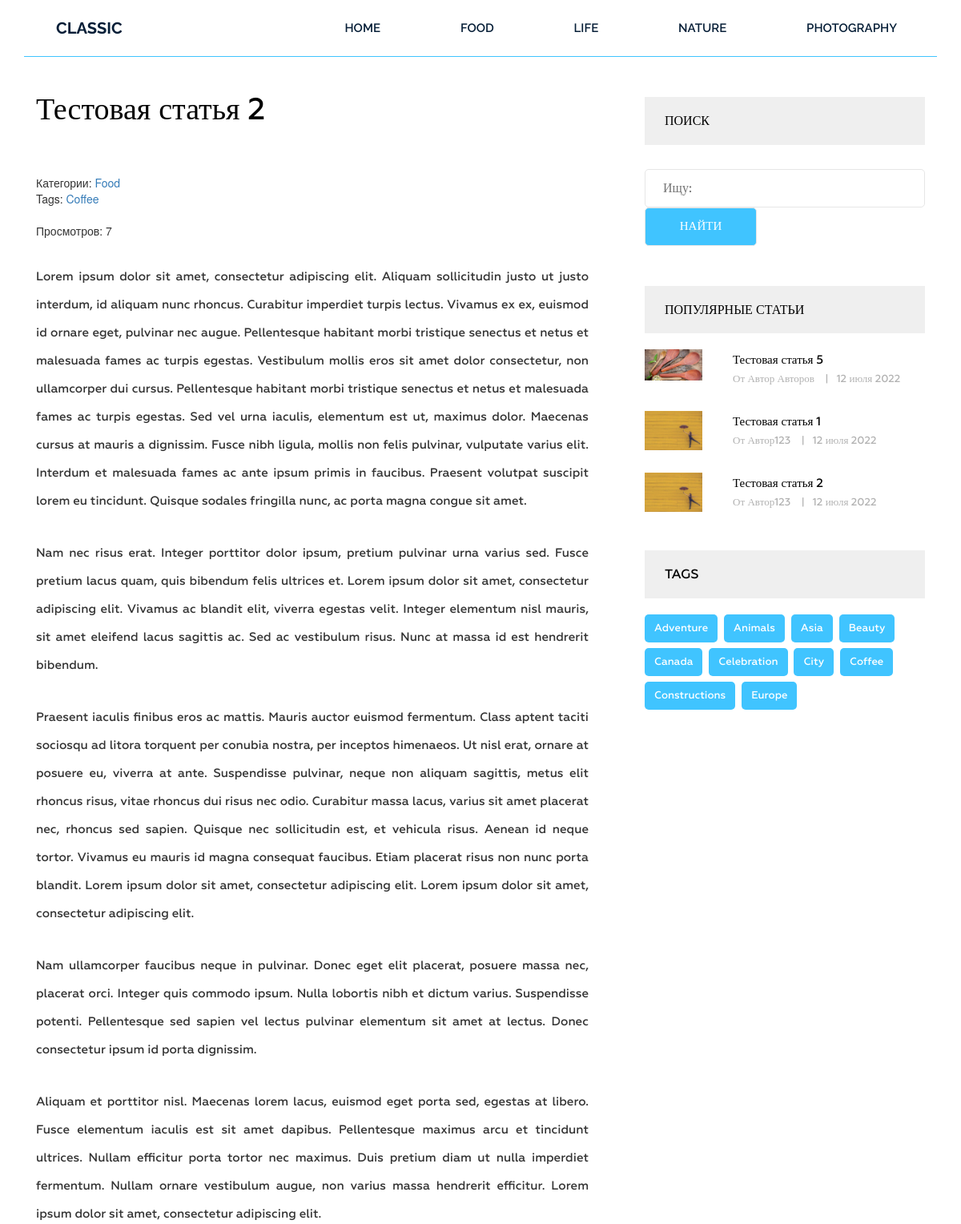
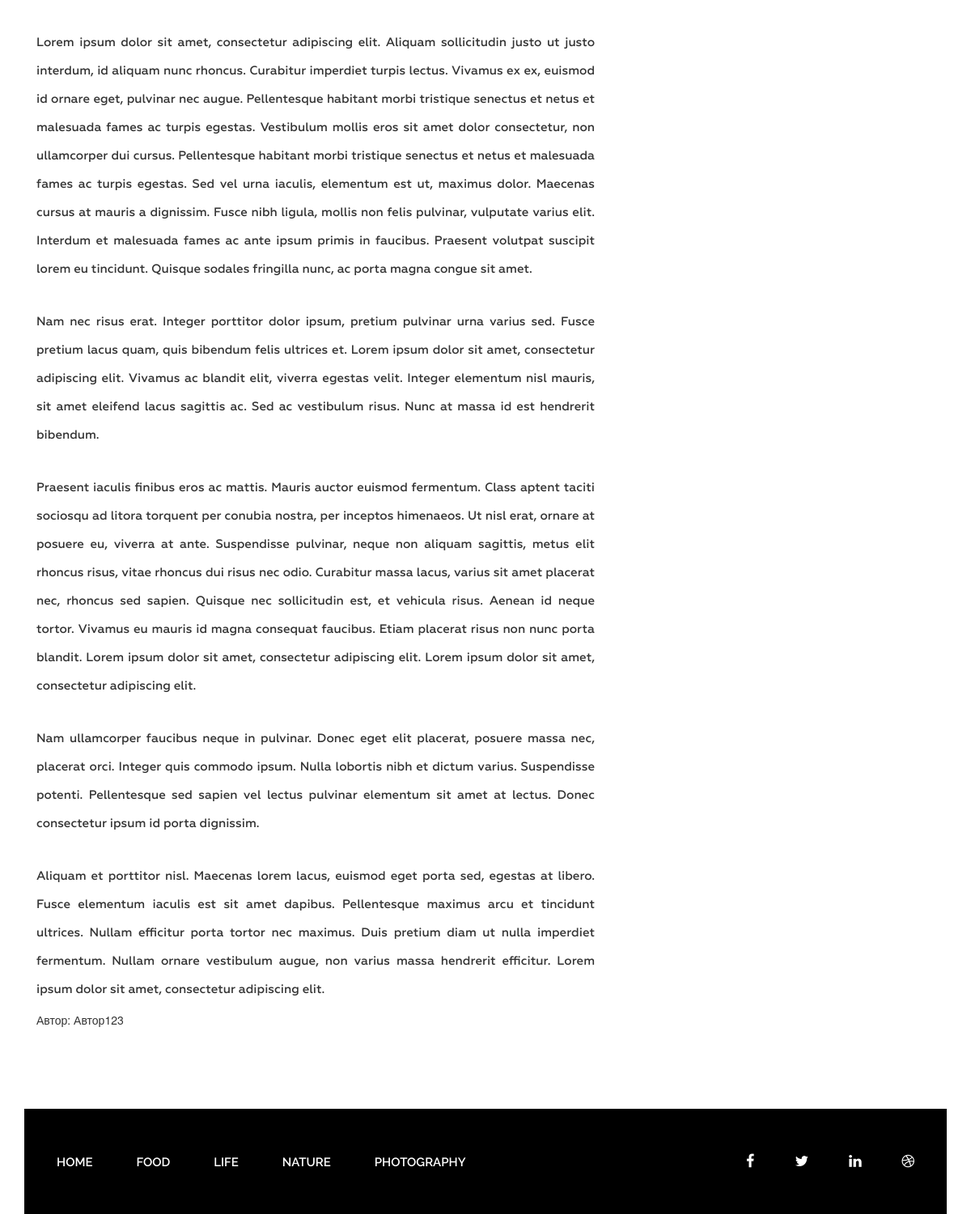
Screenshot of /post/testovaya-statya-2/ with the database file from the repository (2 pictures, top to bottom).
### blog/models.py (models this page shows, shortened)
class Category(models.Model):
    title = models.CharField(max_length=255, verbose_name='Название')
    slug = models.SlugField(max_length=255, verbose_name='Url', unique=True)
    def __str__(self):
        return self.title
    def get_absolute_url(self):
        return reverse('category', kwargs={"slug": self.slug})
    class Meta:
        ordering = ['title']
        verbose_name = 'Категория(ю)'
        verbose_name_plural = 'Категории'

class Post(models.Model):
    title = models.CharField(max_length=255, verbose_name='Название')
    slug = models.SlugField(max_length=255, verbose_name='Url', unique=True)
    author = models.CharField(max_length=100, verbose_name='Автор')
    content = models.TextField(blank=True, verbose_name='Текст')
    created_at = models.DateTimeField(auto_now_add=True, verbose_name='Опубликовано')
    photo = models.ImageField(upload_to='photos/%Y/%m/%d/', blank=True, verbose_name='Изображение')
    views = models.IntegerField(default=0, verbose_name='Просмотров')
    category = models.ForeignKey(Category, on_delete=models.PROTECT, related_name='posts', verbose_name='Категория')
    tags = models.ManyToManyField(Tag, blank=True, related_name='posts', verbose_name='Тэги')
    def get_absolute_url(self):
        return reverse('post', kwargs={"slug": self.slug})
    class Meta:
        ordering = ['-created_at']
        verbose_name = 'Статья'
        verbose_name_plural = 'Статьи'

class Tag(models.Model):
    title = models.CharField(max_length=50, verbose_name='Название')
    slug = models.SlugField(max_length=255, verbose_name='Url', unique=True)
    def get_absolute_url(self):
        return reverse('tag', kwargs={"slug": self.slug})
    class Meta:
        ordering = ['title']
        verbose_name = 'Тег'
        verbose_name_plural = 'Теги'

### blog/views.py (the view)
# urls.py: path('post/<str:slug>/', GetPost.as_view(), name='post'),
class GetPost(DetailView):
    model = Post
    template_name = 'blog/single.html'
    context_object_name = 'post'
    def get_context_data(self, *, object_list=None, **kwargs):
        context = super().get_context_data(**kwargs)
        self.object.views = F('views') + 1
        self.object.save()
        self.object.refresh_from_db()
        return context

### blog/templatetags/menu.py (called while the page is built)
@register.inclusion_tag('blog/menu_tpl.html')
def show_menu(menu_class='menu'):
    categories = Category.objects.all()
    return {"categories": categories, "menu_class": menu_class}

### blog/templatetags/sidebar.py (called while the page is built)
@register.inclusion_tag('blog/popular_posts_tpl.html')
def get_popular(cnt=3):
    posts = Post.objects.order_by('-views')[:cnt]
    return {'posts': posts}

@register.inclusion_tag('blog/tags_tpl.html')
def get_tags():
    tags = Tag.objects.all()
    return {'tags': tags}

### blog/templates/blog/single.html (shortened to what this page needs)
{% extends 'base.html' %}
{% load static %}
{% load sidebar %}
{% block content %}
<section class="single-blog-area">
    <div class="container">
        <div class="row">
            <div class="col-md-12">
                <div class="border-top">
                    <div class="col-md-8">
                        <div class="blog-area">
                            <div class="blog-area-part">
                                <h2>{{ post.title }}</h2>
                                <div class="single-content">
                                    <div>
                                        <span>
                                            Категории: <a href="{{ post.category.get_absolute_url }}">
                                            {{post.category }}</a>
                                        </span>
                                        {% if post.tags.exists %}
                                        <br>
                                        <span>
                                                <div>
                                                    Tags:
                                                    {% for tag in post.tags.all %}
                                                        <a href="{{ tag.get_absolute_url }}">{{ tag.title }}</a>
                                                    {% endfor %}
                                                </div>
                                        </span>
                                        {% endif %}
                                        <br>
                                        <span>
                                            Просмотров: {{ post.views }}
                                        </span>
                                    </div>
                                    {{ post.content|safe }}
                                    <div>
                                        <span>Автор: <text>{{ post.author }}</text> </span>
                                    </div>
                                </div>
                            </div>
                        </div>
                    </div>
                    <div class="col-md-4">
                        <div class="newsletter">
                            <h2 class="sidebar-title">Поиск</h2>
                            <form action="{% url 'search' %}" method="get">
                                <input type="text" name="s" id="" placeholder="Ищу:">
                                <input type="submit" value="Найти">
                            </form>
                        </div>
                        {% get_popular 3 %}
                        {% get_tags %}
                    </div>
                </div>
            </div>
        </div>
    </div>
</section>
{% endblock %}

### templates/base.html (shortened to what this page needs)
{% load static %}
{% load cache %}
<!DOCTYPE html>
<html lang="ru">
<head>
    <link rel="stylesheet" href="{% static 'css/bootstrap.css' %}">
    <link rel="stylesheet" href="{% static 'css/font-awesome.min.css' %}">
    <link rel="stylesheet" href="{% static 'css/owl.carousel.min.css' %}">
    <link rel="stylesheet" href="{% static 'css/owl.theme.default.min.css' %}">
    <link rel="stylesheet" href="{% static 'style.css' %}">
    <link rel="stylesheet" href="{% static 'responsive.css' %}">
</head>
<body>
<div class="wrapper">
    {% cache 20 header %}
    {% include 'inc/_header.html' %}
    {% endcache %}
    {% block content %}
    {% endblock %}
    {% cache 20 footer %}
    {% include 'inc/_footer.html' %}
    {% endcache %}
</div>
</body>
</html>

### templates/inc/_header.html
{% load menu %}
<header class="header">
    <div class="container">
        <div class="row">
            <div class="col-md-2">
                <div class="logo">
                    <h2><a href="{% url 'home' %}">Classic</a></h2>
                </div>
            </div>
            <div class="col-md-10">
                {% show_menu %}
            </div>
        </div>
    </div>
</header>

### blog/templates/blog/popular_posts_tpl.html
<h2 class="sidebar-title">Популярные статьи</h2>
<div class="grid" style="">
    {% for post in posts %}
    <div class="portfolio-item popular">
        {% if post.photo %}
        <img src="{{ post.photo.url }}" alt="{{ post.title }}" width="300" , height="200">
        {% else %}
        <img src="" alt="" width="300" , height="200">
        {% endif %}
        <div class="portfolio-text">
            <h5><a href="{{ post.get_absolute_url }}">{{ post.title }}</a></h5>
            <p>От {{ post.author }} <span>|</span>{{ post.created_at | date:"j E Y"}}</p>
        </div>
    </div>
    {% endfor %}
</div>

### templates/inc/_footer.html (shortened to what this page needs)
{% load menu %}
<footer class="footer">
    <div class="container">
        <div class="row">
            <div class="col-md-12">
                <div class="footer-bg">
                    <div class="row">
                        <div class="col-md-9">
                            {% show_menu 'footer-menu' %}
                        </div>
                        <div class="col-md-3">
                            <div class="footer-icon">
                                <p><a href="#"><i class="fa fa-facebook" aria-hidden="true"></i></a><a href="#"><i
                                        class="fa fa-twitter" aria-hidden="true"></i></a><a href="#"><i
                                        class="fa fa-linkedin" aria-hidden="true"></i></a><a href="#"><i
                                        class="fa fa-dribbble" aria-hidden="true"></i></a></p>
                            </div>
                        </div>
                    </div>
                </div>
            </div>
        </div>
    </div>
</footer>

### siteblog/static/style.css (style rules this page uses)
.wrapper header.header .logo h2 { margin: 0 0 0 40px; padding: 0; }
.wrapper header.header .logo h2 a { color: #061e37; font-family: "Raleway", sans-serif; font-size: 20px; font-weight: 700; text-decoration: none; line-height: 70px; padding: 22px 0; text-transform: uppercase; }
.wrapper header.header .menu { margin: 0 }
.wrapper header.header .menu ul { float: right; margin: 0; padding: 0; margin-right: 4px; }
.wrapper header.header .menu ul li { display: inline-block; list-style: outside none none; margin: 0 -4px 0 0; }
.wrapper header.header .menu ul li a { color: rgb(6, 30, 55); font-family: "Raleway", sans-serif; font-size: 15px; font-weight: 600; line-height: 70px; padding: 26px 50px; text-decoration: none; text-transform: uppercase; }
.wrapper footer.footer { height: 130px; }
.wrapper footer .footer-bg { background: #000 none repeat scroll 0 0; height: 130px; overflow: hidden; }
.wrapper footer.footer .footer-menu { margin: 0 }
.wrapper footer.footer .footer-menu ul { line-height: 130px; margin: 0; padding: 0; }
.wrapper footer.footer .footer-menu ul li { display: inline; list-style: outside none none; margin: 0; padding: 30px 0px; }
.wrapper footer.footer .footer-menu ul li a { color: #fff; font-family: "Raleway", sans-serif; font-size: 15px; font-weight: 600; line-height: 70px; margin-left: 40px; padding: 26px 10px 26px 0; text-decoration: none; text-transform: uppercase; }
.wrapper footer.footer .footer-icon p { float: right; line-height: 130px; }
.wrapper footer.footer .footer-icon p i { color: #fff; font-size: 18px; margin-right: 30px; padding: 10px; }
.single-blog-area { margin-bottom: 100px; }
.single-blog-area .border-top { border-top: 1px solid #40c4ff; }
.single-blog-area h2 { color: #010101; font-family: Geometria; font-size: 38px; font-weight: 500; margin-bottom: 60px; margin-top: 45px; }
.single-blog-area p { font-family: Geometria; font-size: 15px; font-weight: 500; line-height: 35px; position: relative; text-align: justify; }
.single-blog-area .blog-area-part p { margin-top: 30px; }
.single-blog-area img { width: 100% }
.single-blog-area .blog-area { margin-right: 40px; }
.single-blog-area form input { border: 1px solid #e6e6e6; margin: 0; padding: 12px 22px; border-radius: 5px; width: 100% }
.single-blog-area form input[placeholder] { color: #000; font-family: Geometria; font-size: 16px; font-weight: 500; }
.single-blog-area form { margin: 50px 0 0; position: relative; }
.grid .portfolio-item { margin-bottom: 30px; }
.grid .portfolio-item img { float: left; height: 100px; width: auto; }
.single-blog-area .grid .portfolio-item .portfolio-text { margin-left: 110px; }
.single-blog-area .grid .portfolio-item .portfolio-text h5 { margin: 0 }
.single-blog-area .grid .portfolio-item .portfolio-text h5 a { color: #000; font-family: Geometria; font-size: 15px; font-weight: 500; line-height: 27px; text-decoration: none; }
.single-blog-area .grid .portfolio-item .portfolio-text p { font-family: Geometria; font-size: 13px; font-weight: 500; line-height: 20px; color: #b2b2b2; }
.single-blog-area .grid .portfolio-item .portfolio-text p span { margin: 0 10px; }
.single-blog-area h2.sidebar-title { background: #efefef none repeat scroll 0 0; color: #000; font-family: Geometria; font-size: 16px; font-weight: 500; margin-bottom: 20px; margin-top: 50px; padding: 21px 25px; text-transform: uppercase; }
.single-blog-area .tags p { background: #40c4ff none repeat scroll 0 0; border-radius: 5px; display: inline-block; font-family: Geometria; font-size: 13px; font-weight: 500; margin-right: 4px; padding: 0 12px; margin-bottom: 7px; }
.single-blog-area .tags p a { color: #fff; display: inline-block; text-decoration: none; }
.single-blog-area .newsletter form { margin: 30px 0 0; }
.single-blog-area .newsletter input[type="submit"] { width: 40%; background: #40c4ff; color: #fff; text-transform: uppercase; font-family: Geometria; font-size: 15px; font-weight: 500; }
.grid .portfolio-item img { width: 72px; height: auto; }

### rows the page displays
Category: title "FOOD"
Category: title "LIFE"
Category: title "NATURE"
Category: title "PHOTOGRAPHY"
Post: title "Тестовая статья 2", category "Food", views "7", content "Lorem ipsum dolor sit amet, consectetur adipiscing elit. Aliquam sollicitudin justo ut justo interdum, id aliquam nunc rhoncus. Curabitur imperdiet turpis lectus. Vivamus ex ex, euismod id ornare eget, pulvinar nec augue. Pellentesque habitant morbi tristique senectus et netus et malesuada fames ac turpis egestas. Vestibulum mollis eros sit amet dolor consectetur, non ullamcorper dui cursus. Pellentesque habitant morbi tristique senectus et netus et malesuada fames ac turpis egestas. Sed vel urna iaculis, elementum est ut, maximus dolor. Maecenas cursus at mauris a dignissim. Fusce nibh ligula, mollis non felis pulvinar, vulputate varius elit. Interdum et malesuada fames ac ante ipsum…", author "Автор123", photo (picture), created_at "12 июля 2022"
Tag: title "Coffee"
Post: photo (picture), title "Тестовая статья 5", author "Автор Авторов", created_at "12 июля 2022"
Post: photo (picture), title "Тестовая статья 1", author "Автор123", created_at "12 июля 2022"
Tag: title "Adventure"
Tag: title "Animals"
Tag: title "Asia"
Tag: title "Beauty"
Tag: title "Canada"
Tag: title "Celebration"
Tag: title "City"
Tag: title "Constructions"
Tag: title "Europe"
